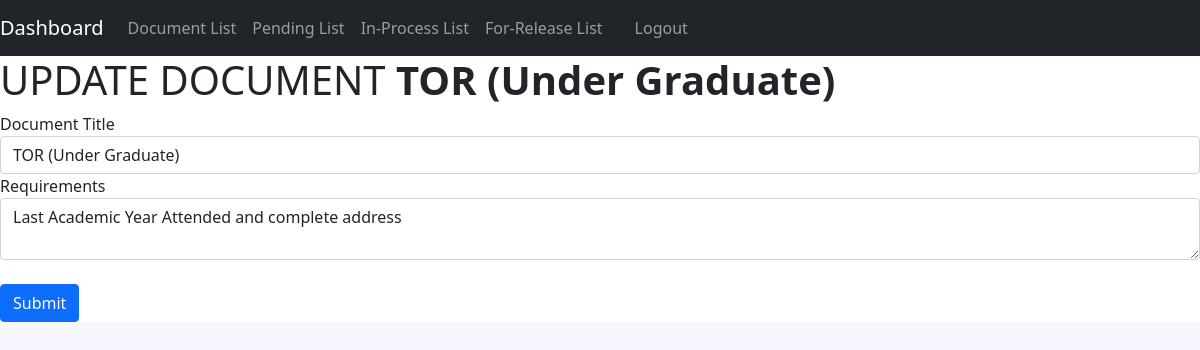
The page /optimized/public/registrar_view/documents/update.php?document_id=14 on the database its author committed.
### tables this page shows
CREATE TABLE `documents` (
  `document_id` int(10) NOT NULL,
  `document_name` varchar(50) NOT NULL,
  `requirements` longtext NOT NULL
);

### optimized/public/registrar_view/documents/update.php (the view, shortened to what this page needs)
<?php
require_once "../../../resource/opt/database.php";
$id =$_GET['document_id'] ?? null;
$statement = $pdo->prepare('SELECT * FROM documents WHERE document_id = :id');
$statement->bindValue(':id', $id);
$statement->execute();
$document = $statement->fetch(PDO::FETCH_ASSOC);
$title =$document['document_name'];
$requirements =$document['requirements'];
?>
<?php include_once "../../../resource/opt/header.php"; ?>
  </head>
  <body>
<?php include_once "../../../resource/opt/nav.php"; ?>
<h1>UPDATE DOCUMENT&nbsp;<b><?php echo $document['document_name'] ?></b></h1>
<?php include_once "../../../resource/opt/form.php"?>
  </body>
</html>

### optimized/resource/opt/form.php (shortened to what this page needs)
<form action="" method="post">
<div class="form-group">
  <label>Document Title</label>
  <input type="text" class="form-control" name="title" placeholder="Enter Title" value="<?php echo $title ?>">
</div>
<div class="form-group">
  <label>Requirements</label>
  <textarea class="form-control" name="requirements" placeholder="Enter Requirements"><?php echo $requirements ?></textarea>
</div>
<br />
<button type="submit" class="btn btn-primary">Submit</button>
  </form>

### optimized/resource/CssJs/style.css (style rules this page uses)
html, body { background-color: #F7F7FF; }

### rows shown on the page
documents: document_name "TOR (Under Graduate)", title "TOR (Under Graduate)", requirements "Last Academic Year Attended and complete address"
